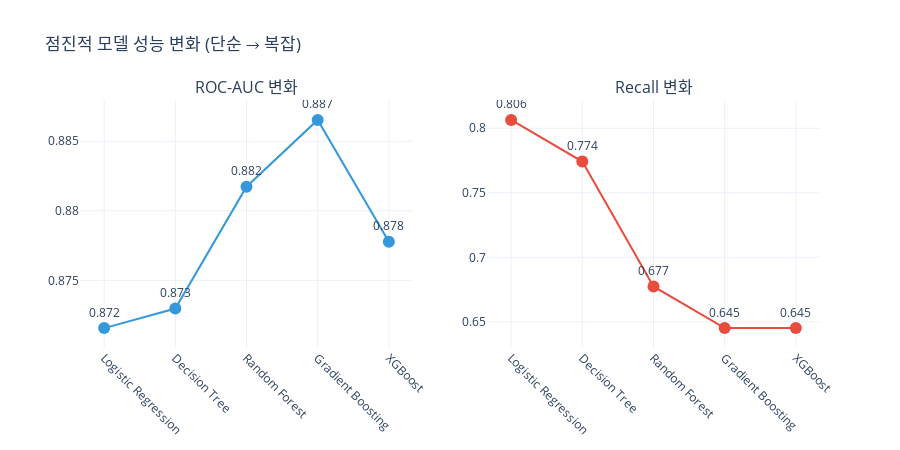

The code cell stored with this chart in its notebook:
### Code cell
# 점진적 개선 시각화
fig = make_subplots(rows=1, cols=2, subplot_titles=['ROC-AUC 변화', 'Recall 변화'])

# ROC-AUC
fig.add_trace(go.Scatter(
    x=results_df['Model'],
    y=results_df['ROC-AUC'],
    mode='lines+markers+text',
    marker=dict(size=12, color='#3498db'),
    line=dict(width=2, color='#3498db'),
    text=results_df['ROC-AUC'].round(3),
    textposition='top center',
    name='ROC-AUC'
), row=1, col=1)

# Recall
fig.add_trace(go.Scatter(
    x=results_df['Model'],
    y=results_df['Recall'],
    mode='lines+markers+text',
    marker=dict(size=12, color='#e74c3c'),
    line=dict(width=2, color='#e74c3c'),
    text=results_df['Recall'].round(3),
    textposition='top center',
    name='Recall'
), row=1, col=2)

fig.update_layout(
    height=450,
    showlegend=False,
    title='점진적 모델 성능 변화 (단순 → 복잡)'
)
fig.update_xaxes(tickangle=45)
fig.show()

### Figure 1 — Plotly figure (JSON) as saved in the notebook; plotly's stock layout.template omitted (floating-point values rounded to 4 significant figures)
{"data": [{"line": {"color": "#3498db", "width": 2}, "marker": {"color": "#3498db", "size": 12}, "mode": "lines+markers+text", "name": "ROC-AUC", "text": [0.872, 0.873, 0.882, 0.887, 0.878], "textposition": "top center", "type": "scatter", "x": ["Logistic Regression", "Decision Tree", "Random Forest", "Gradient Boosting", "XGBoost"], "xaxis": "x", "y": [0.8716, 0.873, 0.8817, 0.8865, 0.8778], "yaxis": "y"}, {"line": {"color": "#e74c3c", "width": 2}, "marker": {"color": "#e74c3c", "size": 12}, "mode": "lines+markers+text", "name": "Recall", "text": [0.806, 0.774, 0.677, 0.645, 0.645], "textposition": "top center", "type": "scatter", "x": ["Logistic Regression", "Decision Tree", "Random Forest", "Gradient Boosting", "XGBoost"], "xaxis": "x2", "y": [0.8065, 0.7742, 0.6774, 0.6452, 0.6452], "yaxis": "y2"}], "layout": {"annotations": [{"font": {"size": 16}, "showarrow": false, "text": "ROC-AUC 변화", "x": 0.225, "xanchor": "center", "xref": "paper", "y": 1, "yanchor": "bottom", "yref": "paper"}, {"font": {"size": 16}, "showarrow": false, "text": "Recall 변화", "x": 0.775, "xanchor": "center", "xref": "paper", "y": 1, "yanchor": "bottom", "yref": "paper"}], "height": 450, "showlegend": false, "title": {"text": "점진적 모델 성능 변화 (단순 → 복잡)"}, "xaxis": {"anchor": "y", "domain": [0, 0.45], "tickangle": 45}, "xaxis2": {"anchor": "y2", "domain": [0.55, 1], "tickangle": 45}, "yaxis": {"anchor": "x", "domain": [0, 1]}, "yaxis2": {"anchor": "x2", "domain": [0, 1]}}}
